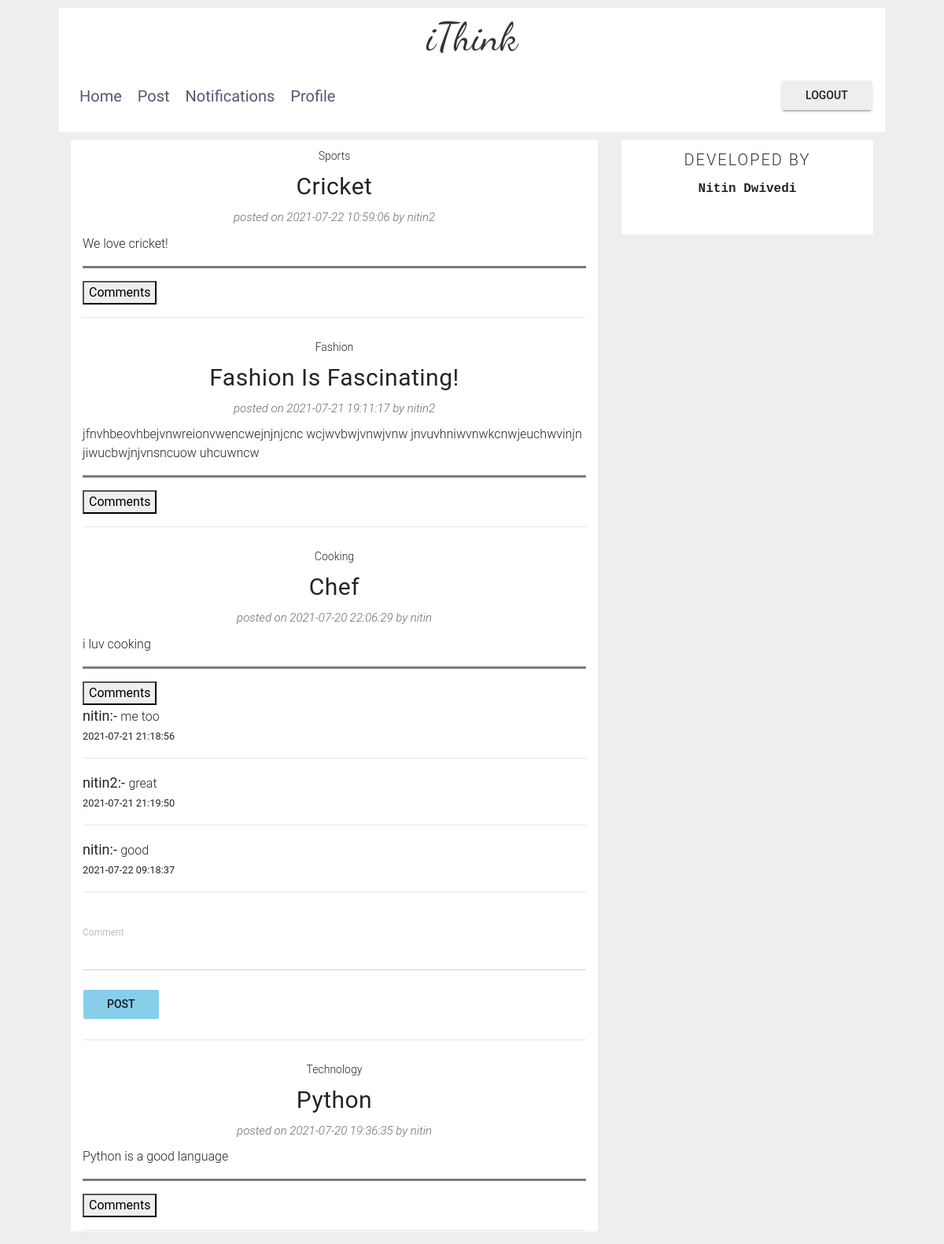
The page /2 (signed in) on the database its author committed.
### app.py (models this page shows)
class PostData(UserMixin, db.Model):
    p_id=db.Column(db.Integer, primary_key=True)
    PostCategory=db.Column(db.String(15))
    title=db.Column(db.String(20))
    content=db.Column(db.Text)
    timestamp = db.Column(db.DateTime(timezone=True), default=func.now(IST))
    id=db.Column(db.Integer, db.ForeignKey('user.id'), nullable=False)

class User(UserMixin, db.Model):
    id=db.Column(db.Integer, primary_key=True)
    fullname=db.Column(db.String(20))
    email=db.Column(db.String(50), unique=True)
    dob=db.Column(db.Integer)
    profession=db.Column(db.String(20))
    username=db.Column(db.String(20), unique=True)
    password=db.Column(db.String(80))

class PostComment(UserMixin, db.Model):
    c_id=db.Column(db.Integer, primary_key=True)
    comment=db.Column(db.Text)
    timestamp=db.Column(db.DateTime(timezone=True), default=func.now(IST))
    id = db.Column(db.Integer, db.ForeignKey('user.id'), nullable=False)
    p_id = db.Column(db.Integer, db.ForeignKey('post_data.p_id'), nullable=False)

### app.py (the view, shortened to what this page needs)
@app.route('/', methods=['GET','POST'])
@app.route('/<pid>', methods=['GET','POST'])
@login_required
def index(pid=None):
    result=db.session.execute('select p.PostCategory, p.title, p.content, p.timestamp, u.username, p.p_id from user u, post_data p where u.id=p.id order by timestamp desc')
    posts=[list(row) for row in result]
    form=None
    cmnts=None
    if pid != None:
        ucmnts=db.session.execute('select c.comment, c.timestamp, u.username, p.p_id from post_comment c, user u, post_data p where c.p_id=p.p_id and u.id=c.id')
        cmnts=[list(row) for row in ucmnts]
        form =CommentForm()
    return render_template("index.html",posts=posts, form=form, cmnts=cmnts,page='index',pid=pid)

### app.py
class CommentForm(FlaskForm):
    comment = StringField("Comment", validators=[InputRequired()])

### app.py (called while the page is built)
@login_manager.user_loader
def load_user(user_id):
    return User.query.get(int(user_id))

### templates/index.html (shortened to what this page needs)
{% extends "MainLayout.html" %}
{% import "bootstrap/wtf.html" as wtf %}
{% block post %}
<div class='blogPostContainer'>
    {% for data in posts %}
        <div>
            <div class='blogHeader'>
                <span class='blogCategory'>{{data[0]}}</span>
                <h1 class='postTitle'>{{data[1]}}</h1>
                <span class='postedBy'>posted on {{data[3]}} by {{data[4]}}</span>
            </div>
            <div class='postContent'>
                <p>{{data[2]}}</p>
            </div>
        </div>
        <hr style="height:2px;color:gray;background-color:gray">
        <button onclick="window.location.href='/{{data[5]}}'">Comments</button>
        {%if data[5]|int==pid|int%}
            {% for cmnt in cmnts %}
                {% if data[5]==cmnt[3] %}
                    <p><strong style="font-size:18px">{{cmnt[2]}}:- </strong>{{cmnt[0]}}<br><small>{{cmnt[1]}}</small></p><hr>
                {% endif %}
            {% endfor %}
            <form method="post" action="/{{data[5]}}">
                {{ wtf.form_field(form.comment) }}
                <button class="btn" style="background-color:skyBlue">Post</button>
            </form>
        {%endif%}
        <hr>
    {% endfor %}
</div>
{% endblock post%}
{% block recent %}
<div class='sideBarContainer'>
        <div style="margin-bottom:20px, padding:20px, boxSizing:border-box">
            <div class='sidebarHeader'>
                <span>Developed by</span>
            </div>
              <div class="text-center">
                  <p class="text-center" style="font-family: 'Roboto Mono', monospace;"><strong style="font-weight:bold"><a href="https://nitindwivedi1.github.io/" style="color:inherit">Nitin Dwivedi</a></strong></p>
                    <div class="text-center">
                      <ul class="list-unstyled list-inline">
                        <li class="list-inline-item"><a style="color:inherit" href="https://nitindwivedi1.github.io/" class="btn-floating btn-lg"></a></li>
                        <li class="list-inline-item"><a style="color:inherit" href="https://github.com/NitinDwivedi1" class="btn-floating btn-lg"></a></li>
                        <li class="list-inline-item"><a style="color:inherit" href="https://www.linkedin.com/in/nitin-dwivedi-834972192/" class="btn-floating btn-lg"></a></li>
                        <li class="list-inline-item"><a style="color:inherit" href="https://www.instagram.com/nitin_one_and_only/" class="btn-floating btn-lg"></a></li>
                        <li class="list-inline-item"><a style="color:inherit" href="https://twitter.com/NitinDw46454591" class="btn-floating btn-lg"></a></li>
                      </ul>
                    </div>
              </div>
        </div>
</div>
{% endblock recent%}

### static/css/style.css (style rules this page uses)
.sidebarHeader { text-align: center; letter-spacing: 2px; color: #333; text-transform: uppercase; font-size: 20px; padding: 10px 0; box-sizing: border-box; }
.blogHeader { text-align: center; }
.blogCategory { display: block; padding: 10px 0; font-size: 14px; }
.postTitle { text-transform: capitalize; letter-spacing: 0.5px; font-weight: 400; font-size: 30px; margin: 0; }
.postedBy { display: block; padding: 10px 0; font-size: 15px; font-style: italic; color: #6c6c6c; }

### rows shown on the page
PostData: PostCategory "Sports", title "Cricket", timestamp "2021-07-22 10:59:06", username "nitin2", content "We love cricket!"
PostData: PostCategory "Fashion", title "Fashion Is Fascinating!", timestamp "2021-07-21 19:11:17", username "nitin2", content "jfnvhbeovhbejvnwreionvwencwejnjnjcnc wcjwvbwjvnwjvnw jnvuvhniwvnwkcnwjeuchwvinjn jiwucbwjnjvnsncuow uhcuwncw"
PostData: PostCategory "Cooking", title "Chef", timestamp "2021-07-20 22:06:29", username "nitin", content "i luv cooking"
PostComment: username "nitin", comment "me too", timestamp "2021-07-21 21:18:56"
PostComment: username "nitin2", comment "great", timestamp "2021-07-21 21:19:50"
PostComment: username "nitin", comment "good", timestamp "2021-07-22 09:18:37"
PostData: PostCategory "Technology", title "Python", timestamp "2021-07-20 19:36:35", username "nitin", content "Python is a good language"
